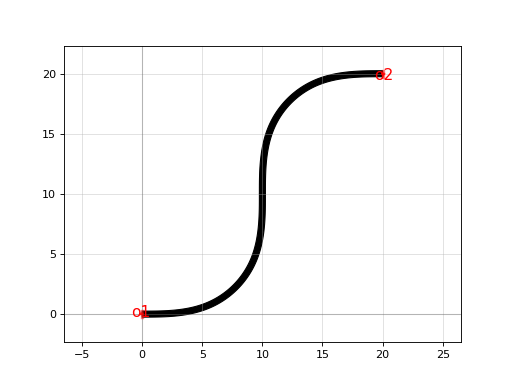

Recreate this plot in Python.
import gdsfactory as gf

c = gf.components.bend_euler_s()
c.plot()
